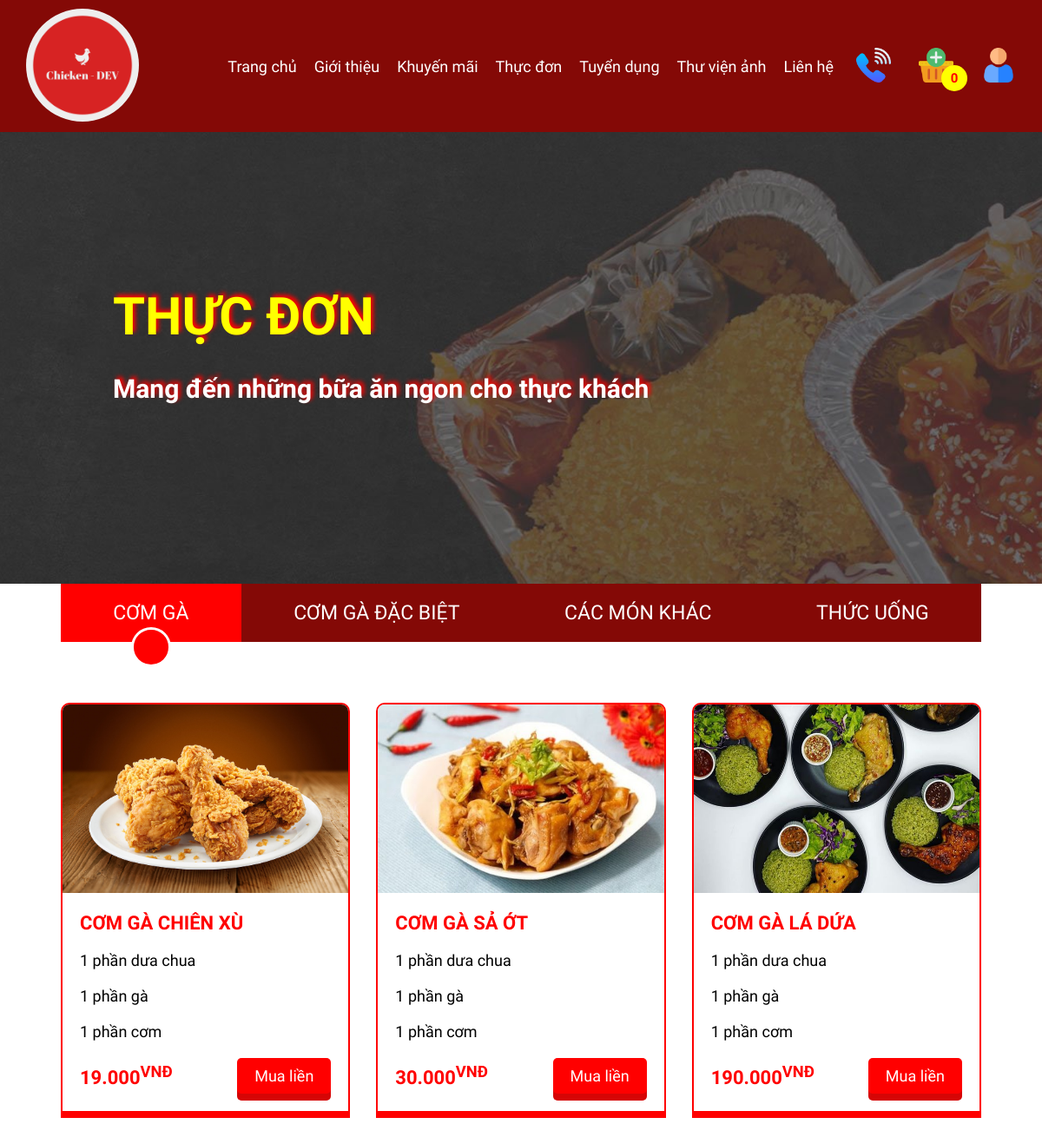
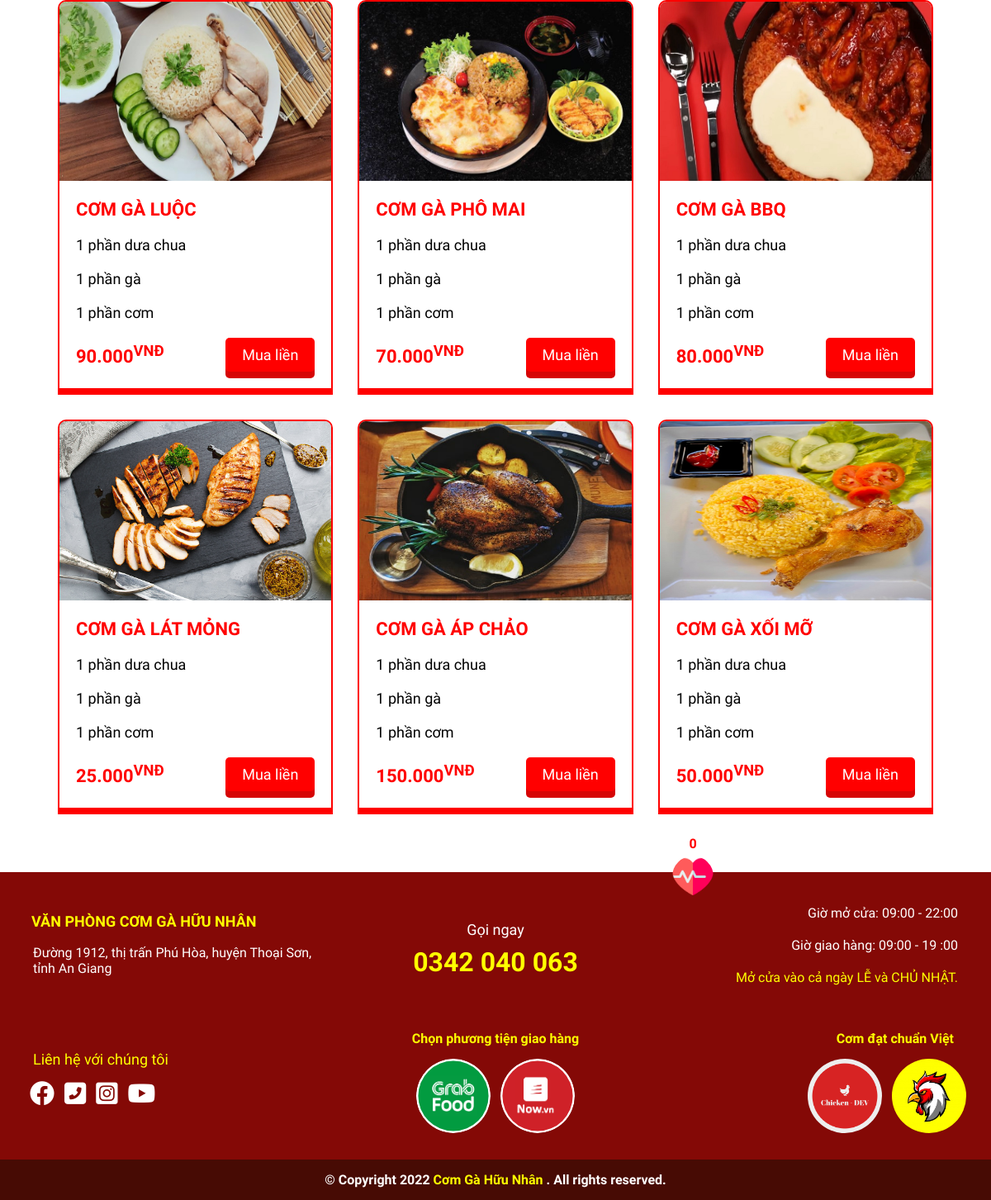
Page /php/menu.php on the committed database (2 pictures, top to bottom).
### tables this page shows
CREATE TABLE `product` (
  `id` int(11) NOT NULL,
  `type_id` int(11) NOT NULL,
  `name` varchar(50) NOT NULL,
  `price` int(11) NOT NULL,
  `discount` int(11) NOT NULL,
  `img` varchar(255) NOT NULL
);

### php/menu.php (the view, shortened to what this page needs)
<!DOCTYPE html>
<html lang="en">
<head>
    <link rel="stylesheet" href="https://cdnjs.cloudflare.com/ajax/libs/font-awesome/6.0.0-beta3/css/all.min.css">
    <link rel="stylesheet" href="../css/bootstrap-grid.min.css">
    <link rel="stylesheet" href="../css/main.css">
    <link rel="stylesheet" href="../css/responsive-main.css">
    <link rel="stylesheet" href="../css/menu.css">
</head>
<body>
    <?php
    include './header.php';
    ?>
    <main class="main">
        <section class="introduce">
            <article class="content">
                <h2 class="content__title">thực đơn</h2>
                <h1 class="content__des">Mang đến những bữa ăn ngon cho thực khách</h1>
            </article>
        </section>
        <section class="menu">
            <section class="menu-head">
                <article class="row g-0">
                    <div class="col-12">
                        <div class="types-menu">
                            <div class="type-menu-1">
                                <button>Cơm gà</button>
                                <span></span>
                            </div>
                            <div class="type-menu-2">
                                <button>Cơm gà đặc biệt</button>
                            </div>
                            <div class="type-menu-3">
                                <button>Các món khác</button>
                            </div>
                            <div class="type-menu-4">
                                <button>Thức uống</button>
                            </div>
                        </div>
                    </div>
                </article>
            </section>
            <section class="menu-body">
                <article class="menu-body-1">
                    <div class='row'>
                        <?php
                            include './connect.php';
                            $sql = "SELECT * FROM `product` WHERE type_id = 3";
                            $result = $connect->query($sql);
                            if (!$connect->query($sql)) {
                                echo "Error SQL: " . $connect->error;
                            }
                            else {
                                while ($row = $result->fetch_array()) {
                                    $number = number_format($row['price'], 0, '', '.');
                                    echo "
                                        <div class='col-12 col-lg-4 col-md-6'>
                                            <article class='chicken-item'>
                                                <div class='chicken-head'>
                                                    <img src='{$row['img']}' alt='' class='ck-img'>
                                                </div>
                                                <div class='chicken-body'>
                                                    <h1 class='ck-name'>{$row['name']}</h1>
                                                    <p class='ck-des'>1 phần dưa chua</p>
                                                    <p class='ck-des'>1 phần gà</p>
                                                    <p class='ck-des'>1 phần cơm</p>
                                                    <div class='payment'>
                                                        <p class='payment__money'> $number<sup>VNĐ</sup> </p>
                                                        <button class='btn btn--food'>Mua liền</button>
                                                    </div>
                                                </div>
                                            </article>
                                        </div>
                                    ";
                                }
                            }
                        ?>
                    </div>
                </article>
            </section>
        </section>
    </main>
    <?php
        include './footer.php';
    ?>
</body>
</html>

### css/main.css (style rules this page uses)
* { padding: 0; margin: 0; box-sizing: border-box; list-style-type: none; text-decoration: none; color: inherit; }
html { font-size: 62.5%; }
body { font-family: "Recursive", sans-serif; }
.main .introduce { background-image: url("../images/main/homepage.jpg"); height: 520px; background-size: cover; background-position: center; }

### rows in the picture
product: img (picture), name "CƠM GÀ CHIÊN XÙ", price "19.000"
product: img (picture), name "CƠM GÀ SẢ ỚT", price "30.000"
product: img (picture), name "CƠM GÀ LÁ DỨA", price "190.000"
product: img (picture), name "CƠM GÀ LUỘC", price "90.000"
product: img (picture), name "CƠM GÀ PHÔ MAI", price "70.000"
product: img (picture), name "CƠM GÀ BBQ", price "80.000"
product: img (picture), name "CƠM GÀ LÁT MỎNG", price "25.000"
product: img (picture), name "CƠM GÀ ÁP CHẢO", price "150.000"
product: img (picture), name "CƠM GÀ XỐI MỠ", price "50.000"
